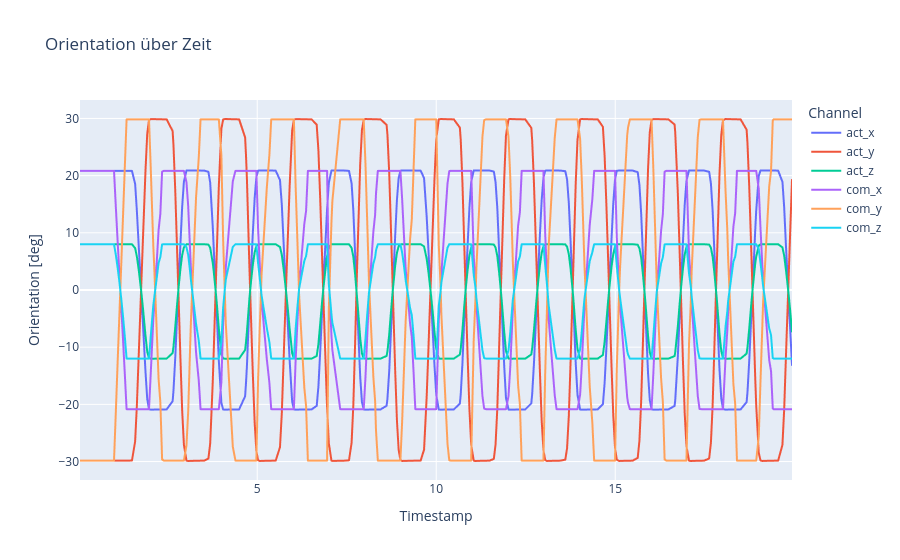

Source (notebook cell):
### Markdown cell above
orientation over time

### Code cell
# 1) DataFrame anlegen
df = pd.DataFrame({
    'timestamp': timestamps,
    'act_x': rpy_act[:, 0],
    'act_y': rpy_act[:, 1],
    'act_z': rpy_act[:, 2],
    'com_x': rpy_com[:, 0],
    'com_y': rpy_com[:, 1],
    'com_z': rpy_com[:, 2],
})

# 1) In Long-Form umwandeln
df_long = df.melt(
    id_vars='timestamp',
    value_vars=df.columns[1:],
    var_name='Channel',
    value_name='Orientation [deg]'
)

# 2) Plot bauen
fig = px.line(
    df_long,
    x='timestamp',
    y='Orientation [deg]',
    color='Channel',
    title="Orientation über Zeit",
    labels={'timestamp': 'Timestamp'}
)

# 3) Achsen anpassen
fig.update_xaxes(
    tickformat="%H:%M:%S\n%d-%m-%Y",
)

fig.show()

### Figure 1 — Plotly figure (JSON) as saved in the notebook; plotly's stock layout.template omitted (floating-point values rounded to 4 significant figures; data arrays with more than 128 entries replaced by an {"elided": "..."} marker saying what was removed)
{"data": [{"hovertemplate": "Channel=act_x<br>Timestamp=%{x}<br>Orientation [deg]=%{y}<extra></extra>", "legendgroup": "act_x", "line": {"color": "#636efa", "dash": "solid"}, "marker": {"symbol": "circle"}, "mode": "lines", "name": "act_x", "showlegend": true, "type": "scattergl", "x": {"elided": "344 float values"}, "xaxis": "x", "y": {"elided": "344 float values"}, "yaxis": "y"}, {"hovertemplate": "Channel=act_y<br>Timestamp=%{x}<br>Orientation [deg]=%{y}<extra></extra>", "legendgroup": "act_y", "line": {"color": "#EF553B", "dash": "solid"}, "marker": {"symbol": "circle"}, "mode": "lines", "name": "act_y", "showlegend": true, "type": "scattergl", "x": {"elided": "344 float values"}, "xaxis": "x", "y": {"elided": "344 float values"}, "yaxis": "y"}, {"hovertemplate": "Channel=act_z<br>Timestamp=%{x}<br>Orientation [deg]=%{y}<extra></extra>", "legendgroup": "act_z", "line": {"color": "#00cc96", "dash": "solid"}, "marker": {"symbol": "circle"}, "mode": "lines", "name": "act_z", "showlegend": true, "type": "scattergl", "x": {"elided": "344 float values"}, "xaxis": "x", "y": {"elided": "344 float values"}, "yaxis": "y"}, {"hovertemplate": "Channel=com_x<br>Timestamp=%{x}<br>Orientation [deg]=%{y}<extra></extra>", "legendgroup": "com_x", "line": {"color": "#ab63fa", "dash": "solid"}, "marker": {"symbol": "circle"}, "mode": "lines", "name": "com_x", "showlegend": true, "type": "scattergl", "x": {"elided": "344 float values"}, "xaxis": "x", "y": {"elided": "344 float values"}, "yaxis": "y"}, {"hovertemplate": "Channel=com_y<br>Timestamp=%{x}<br>Orientation [deg]=%{y}<extra></extra>", "legendgroup": "com_y", "line": {"color": "#FFA15A", "dash": "solid"}, "marker": {"symbol": "circle"}, "mode": "lines", "name": "com_y", "showlegend": true, "type": "scattergl", "x": {"elided": "344 float values"}, "xaxis": "x", "y": {"elided": "344 float values"}, "yaxis": "y"}, {"hovertemplate": "Channel=com_z<br>Timestamp=%{x}<br>Orientation [deg]=%{y}<extra></extra>", "legendgroup": "com_z", "line": {"color": "#19d3f3", "dash": "solid"}, "marker": {"symbol": "circle"}, "mode": "lines", "name": "com_z", "showlegend": true, "type": "scattergl", "x": {"elided": "344 float values"}, "xaxis": "x", "y": {"elided": "344 float values"}, "yaxis": "y"}], "layout": {"legend": {"title": {"text": "Channel"}, "tracegroupgap": 0}, "title": {"text": "Orientation über Zeit"}, "xaxis": {"anchor": "y", "domain": [0, 1], "tickformat": "%H:%M:%S\n%d-%m-%Y", "title": {"text": "Timestamp"}}, "yaxis": {"anchor": "x", "domain": [0, 1], "title": {"text": "Orientation [deg]"}}}}
